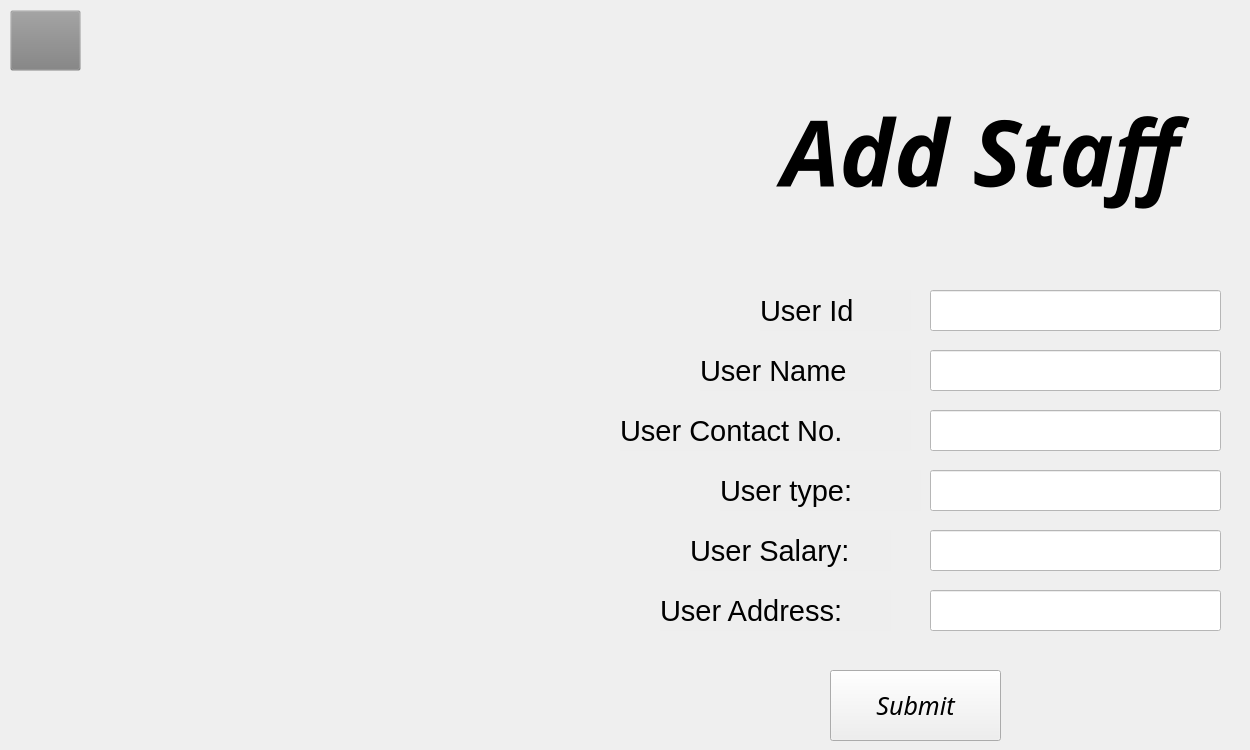
    <widget class="QWidget" name="CreateUserform">
     <widget class="QLineEdit" name="lineEdit_26">
      <property name="geometry">
       <rect>
        <x>930</x>
        <y>530</y>
        <width>291</width>
        <height>41</height>
       </rect>
      </property>
      <property name="font">
       <font>
        <pointsize>14</pointsize>
       </font>
      </property>
      <property name="styleSheet">
       <string notr="true">
background-color: white;</string>
      </property>
     </widget>
     <widget class="QLabel" name="label_70">
      <property name="geometry">
       <rect>
        <x>690</x>
        <y>530</y>
        <width>201</width>
        <height>41</height>
       </rect>
      </property>
      <property name="font">
       <font>
        <pointsize>22</pointsize>
       </font>
      </property>
      <property name="styleSheet">
       <string notr="true">background-color:rgb(128,128,128,0.01);</string>
      </property>
      <property name="text">
       <string>User Salary:</string>
      </property>
     </widget>
     <widget class="QLineEdit" name="lineEdit_28">
      <property name="geometry">
       <rect>
        <x>930</x>
        <y>290</y>
        <width>291</width>
        <height>41</height>
       </rect>
      </property>
      <property name="font">
       <font>
        <pointsize>14</pointsize>
       </font>
      </property>
      <property name="styleSheet">
       <string notr="true">
background-color: white;</string>
      </property>
     </widget>
     <widget class="QLineEdit" name="lineEdit_30">
      <property name="geometry">
       <rect>
        <x>930</x>
        <y>470</y>
        <width>291</width>
        <height>41</height>
       </rect>
      </property>
      <property name="font">
       <font>
        <pointsize>14</pointsize>
       </font>
      </property>
      <property name="styleSheet">
       <string notr="true">
background-color: white;</string>
      </property>
     </widget>
     <widget class="QLabel" name="label_71">
      <property name="geometry">
       <rect>
        <x>720</x>
        <y>470</y>
        <width>201</width>
        <height>41</height>
       </rect>
      </property>
      <property name="font">
       <font>
        <pointsize>22</pointsize>
       </font>
      </property>
      <property name="styleSheet">
       <string notr="true">background-color:rgb(128,128,128,0.01);</string>
      </property>
      <property name="text">
       <string>User type:</string>
      </property>
     </widget>
     <widget class="QLabel" name="label_72">
      <property name="geometry">
       <rect>
        <x>700</x>
        <y>350</y>
        <width>211</width>
        <height>41</height>
       </rect>
      </property>
      <property name="font">
       <font>
        <pointsize>22</pointsize>
       </font>
      </property>
      <property name="styleSheet">
       <string notr="true">background-color:rgb(128,128,128,0.01);</string>
      </property>
      <property name="text">
       <string>User Name</string>
      </property>
     </widget>
     <widget class="QLineEdit" name="lineEdit_31">
      <property name="geometry">
       <rect>
        <x>930</x>
        <y>410</y>
        <width>291</width>
        <height>41</height>
       </rect>
      </property>
      <property name="font">
       <font>
        <pointsize>14</pointsize>
       </font>
      </property>
      <property name="styleSheet">
       <string notr="true">
background-color: white;</string>
      </property>
     </widget>
     <widget class="QLabel" name="label_73">
      <property name="geometry">
       <rect>
        <x>760</x>
        <y>290</y>
        <width>151</width>
        <height>41</height>
       </rect>
      </property>
      <property name="font">
       <font>
        <pointsize>22</pointsize>
       </font>
      </property>
      <property name="styleSheet">
       <string notr="true">background-color:rgb(128,128,128,0.01);</string>
      </property>
      <property name="text">
       <string>User Id</string>
      </property>
     </widget>
     <widget class="QLabel" name="label_75">
      <property name="geometry">
       <rect>
        <x>620</x>
        <y>410</y>
        <width>291</width>
        <height>41</height>
       </rect>
      </property>
      <property name="font">
       <font>
        <pointsize>22</pointsize>
       </font>
      </property>
      <property name="styleSheet">
       <string notr="true">background-color:rgb(128,128,128,0.01);</string>
      </property>
      <property name="text">
       <string>User Contact No.</string>
      </property>
     </widget>
     <widget class="QLabel" name="label_76">
      <property name="geometry">
       <rect>
        <x>660</x>
        <y>590</y>
        <width>231</width>
        <height>41</height>
       </rect>
      </property>
      <property name="font">
       <font>
        <pointsize>22</pointsize>
       </font>
      </property>
      <property name="styleSheet">
       <string notr="true">background-color:rgb(128,128,128,0.01);</string>
      </property>
      <property name="text">
       <string>User Address:</string>
      </property>
     </widget>
     <widget class="QLineEdit" name="lineEdit_32">
      <property name="geometry">
       <rect>
        <x>930</x>
        <y>590</y>
        <width>291</width>
        <height>41</height>
       </rect>
      </property>
      <property name="font">
       <font>
        <pointsize>14</pointsize>
       </font>
      </property>
      <property name="styleSheet">
       <string notr="true">
background-color: white;</string>
      </property>
     </widget>
     <widget class="QLabel" name="label_77">
      <property name="geometry">
       <rect>
        <x>720</x>
        <y>90</y>
        <width>521</width>
        <height>121</height>
       </rect>
      </property>
      <property name="font">
       <font>
        <family>JasmineUPC</family>
        <pointsize>69</pointsize>
        <weight>75</weight>
        <italic>true</italic>
        <bold>true</bold>
       </font>
      </property>
      <property name="styleSheet">
       <string notr="true">background-color: rgb(128, 128, 128, 0.001);</string>
      </property>
      <property name="text">
       <string>Add Staff</string>
      </property>
      <property name="alignment">
       <set>Qt::AlignCenter</set>
      </property>
     </widget>
     <widget class="QLineEdit" name="lineEdit_33">
      <property name="geometry">
       <rect>
        <x>930</x>
        <y>350</y>
        <width>291</width>
        <height>41</height>
       </rect>
      </property>
      <property name="font">
       <font>
        <pointsize>14</pointsize>
       </font>
      </property>
      <property name="styleSheet">
       <string notr="true">
background-color: white;</string>
      </property>
     </widget>
     <widget class="QPushButton" name="pushButton_6">
      <property name="geometry">
       <rect>
        <x>830</x>
        <y>670</y>
        <width>171</width>
        <height>71</height>
       </rect>
      </property>
      <property name="font">
       <font>
        <family>Poppins</family>
        <pointsize>19</pointsize>
        <weight>50</weight>
        <italic>true</italic>
        <bold>false</bold>
       </font>
      </property>
      <property name="text">
       <string>Submit</string>
      </property>
     </widget>
     <widget class="QPushButton" name="user_addform_backbutton">
      <property name="geometry">
       <rect>
        <x>10</x>
        <y>10</y>
        <width>71</width>
        <height>61</height>
       </rect>
      </property>
      <property name="styleSheet">
       <string notr="true">
background-color: rgb(128, 128, 128, 0.01);
border-image: url(:/back-button.png);</string>
      </property>
      <property name="text">
       <string/>
      </property>
     </widget>
    </widget>
